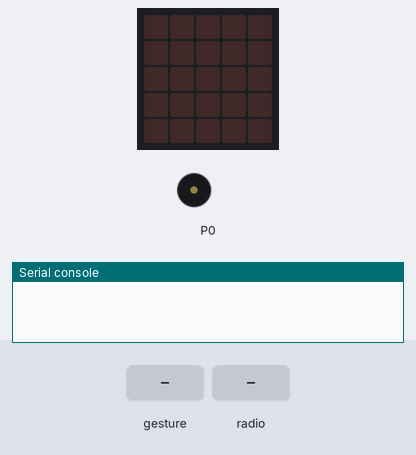
The program below on a simulated BBC micro:bit (MakeCode). On the bench: the board's 5×5 LED display, buzzer (waves = sounding), the last lines printed to the serial console. The inputs (shaded band) are chosen by the test bench. Random numbers come from a fixed seed; no radio messages arrive unless stated (any console line starting 'radio sent:' is added by the test bench); a tilt is held for 1.5 s and a shake lasts 1 s, then the board lies face up again.

Above: at 1.2 s.
1.3 s: gesture 'shake'
At 2.6 s:
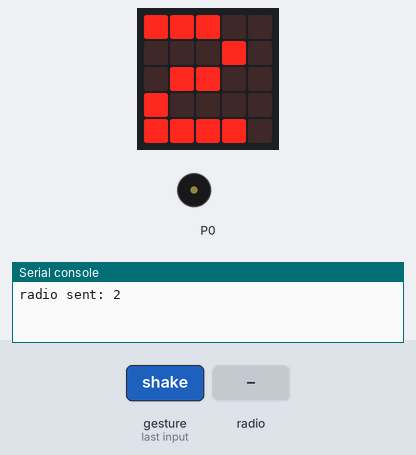
3.0 s: radio message "5" arrives
At 3.4 s:
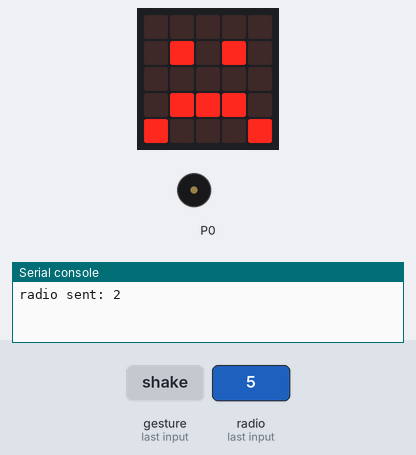
6.0 s: gesture 'shake'
At 13.5 s:
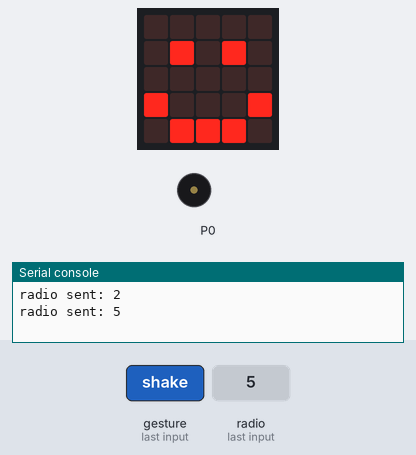
Timing chart, 0 to 15.0 s (numbered marks = the images above; inputs shaded):
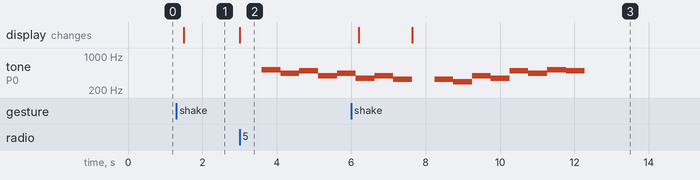

The program:

main.ts
```typescript
radio.onReceivedNumber(function (receivedNumber) {
    if (receivedNumber >= dice) {
        basic.showIcon(IconNames.Sad)
    }
    music.playMelody("C5 A B G A F G E ", 120)
    if (receivedNumber == dice) {
        basic.showIcon(IconNames.Happy)
    }
    music.playMelody("E D G F B A C5 B ", 120)
})
input.onGesture(Gesture.Shake, function () {
    dice = randint(1, 6)
    basic.showNumber(dice)
    radio.sendNumber(dice)
})
let dice = 0
radio.setGroup(185)
```

test.ts
```typescript
// 在這裡測試；當此封包作為擴充功能時，將不會編譯此內容。
```

Measured:
- after the input at 1.3 s, the display: changes after 0.20 s (image 1)
- after the input at 3.0 s, tone on P0: plays 523 Hz for 0.51 s, 440 Hz for 0.51 s, 494 Hz for 0.51 s, 392 Hz for 0.51 s, 440 Hz for 0.38 s, starting after 0.60 s; the display: changes at once (image 2)
- after the input at 6.0 s, the display: first changes after 0.20 s (image 3 shows a later state)
